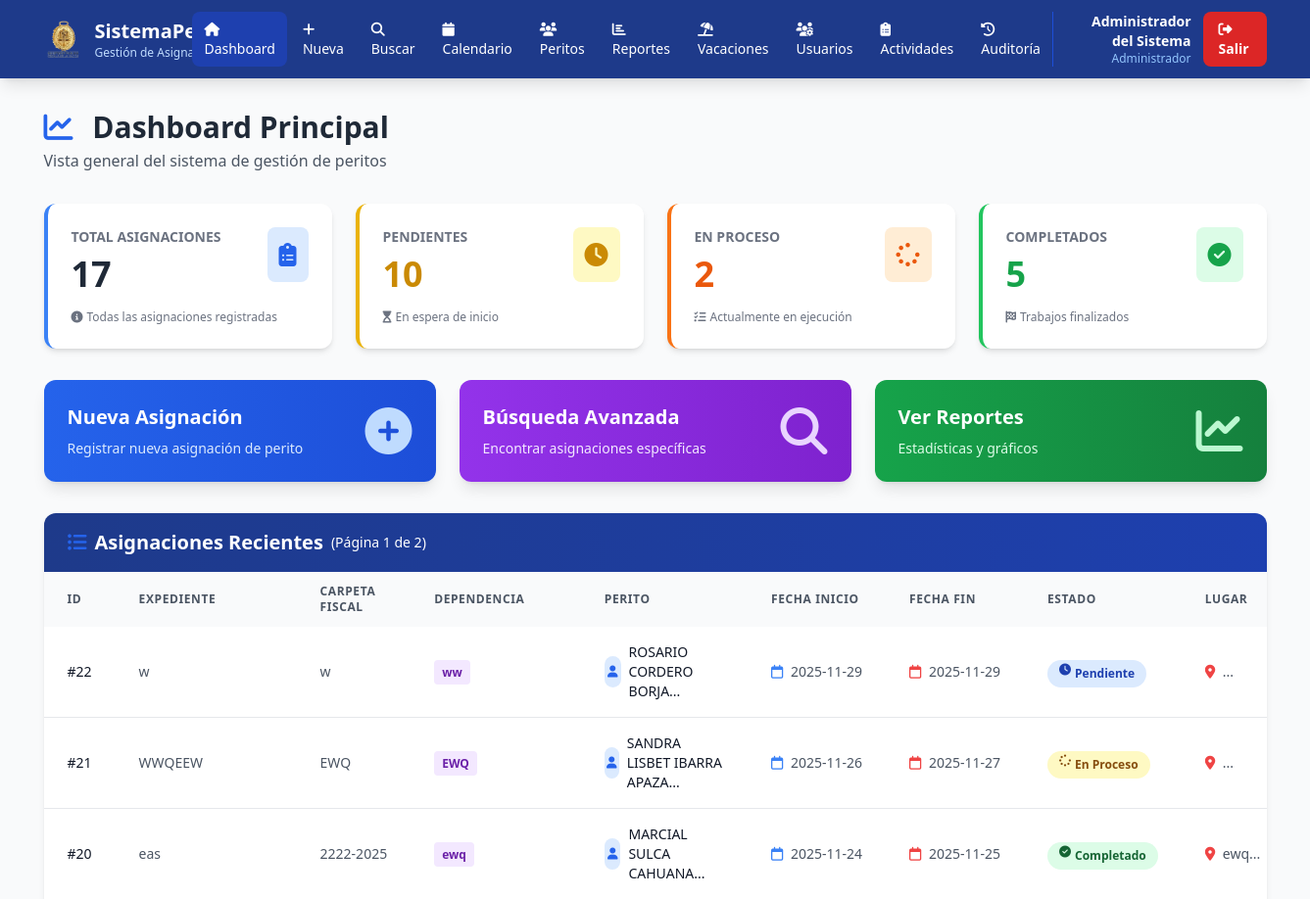
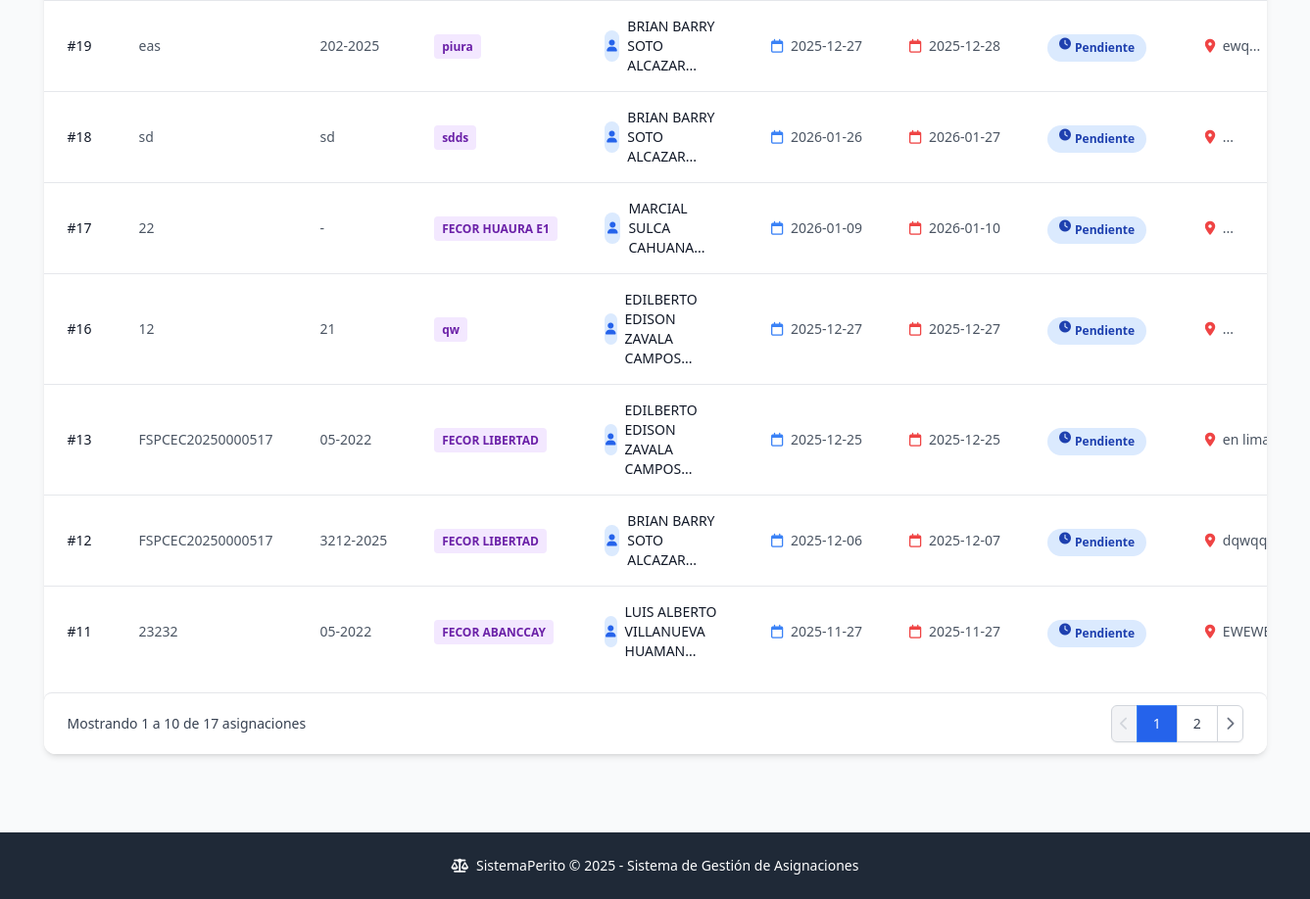
Page / (signed in) on the earlier database version (2 pictures, top to bottom).
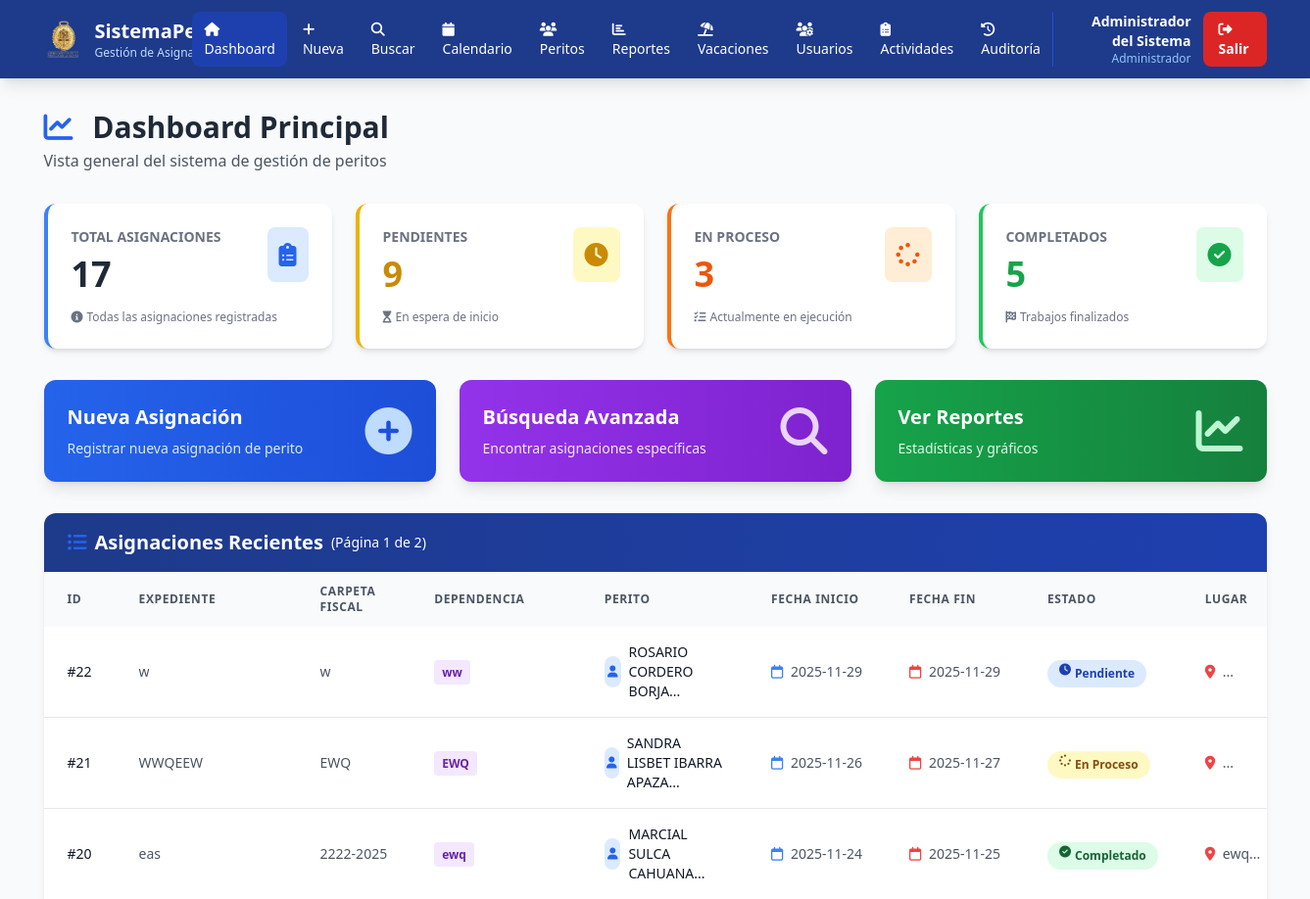
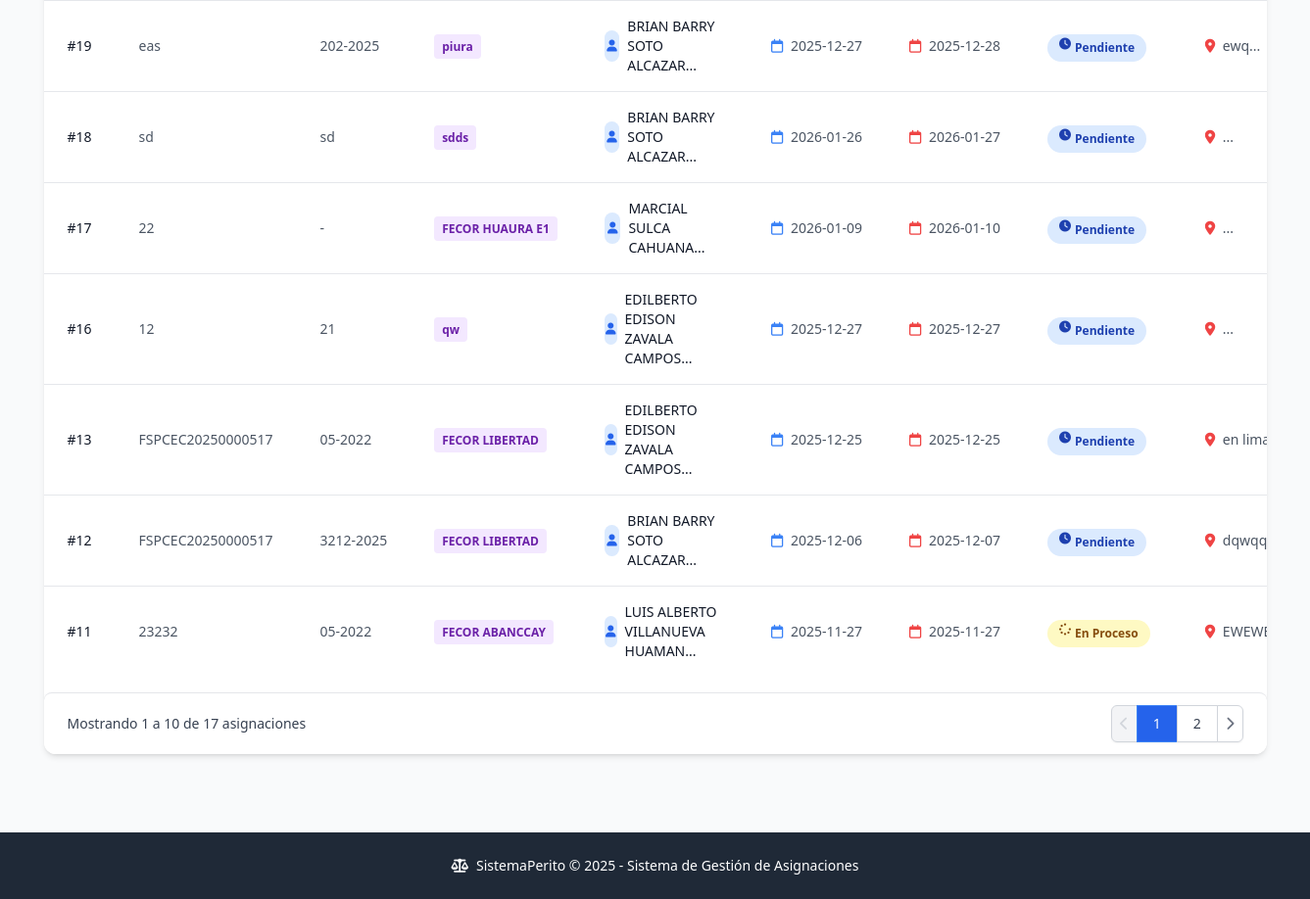
Same page on the later database version (2 pictures, top to bottom).
### tables this page shows
CREATE TABLE asignaciones (
            id INTEGER PRIMARY KEY AUTOINCREMENT,
            hoja_envio TEXT,
            expediente TEXT,
            dependencia TEXT,
            tipo_perito TEXT,
            carpeta_fiscal TEXT,
            observaciones TEXT,
            lugar TEXT,
            fecha_inicio TEXT NOT NULL,
            fecha_fin TEXT NOT NULL,
            perito_asignado TEXT NOT NULL,
            perito_id INTEGER,
            desginacion TEXT,
            oficio_desplazamiento TEXT,
            estado TEXT DEFAULT 'Pendiente',
            fecha_registro TIMESTAMP DEFAULT CURRENT_TIMESTAMP, archivos_adjuntos TEXT, hoja_envio_designacion TEXT, tipo_actividad TEXT, apoyos_tecnicos TEXT, apoyo_tecnico TEXT,
            FOREIGN KEY (perito_id) REFERENCES peritos (id)
        );

CREATE TABLE peritos (
            id INTEGER PRIMARY KEY AUTOINCREMENT,
            nombre_completo TEXT NOT NULL,
            tipo TEXT NOT NULL,
            estado TEXT DEFAULT 'Activo',
            fecha_creacion TIMESTAMP DEFAULT CURRENT_TIMESTAMP
        );

### app.py (the view, shortened to what this page needs)
@app.route('/')
@login_required
def index():
    actualizar_estados_automaticos()
    pagina = request.args.get('pagina', 1, type=int)
    por_pagina = 10
    conn = sqlite3.connect('database.db')
    conn.row_factory = sqlite3.Row
    cursor = conn.cursor()
    perito_id = session.get('perito_id')
    es_admin = session.get('rol') == 'admin'
    tipo_perito = None
    if perito_id and not es_admin:
        cursor.execute('SELECT tipo FROM peritos WHERE id = ?', (perito_id,))
        result = cursor.fetchone()
        if result:
            tipo_perito = result['tipo']
    if es_admin:
        cursor.execute('SELECT COUNT(*) FROM asignaciones WHERE estado != "Cancelado"')
        total_asignaciones = cursor.fetchone()[0]
        cursor.execute('SELECT COUNT(*) FROM asignaciones WHERE estado = "Pendiente"')
        pendientes = cursor.fetchone()[0]
        cursor.execute('SELECT COUNT(*) FROM asignaciones WHERE estado = "En Proceso"')
        en_proceso = cursor.fetchone()[0]
        cursor.execute('SELECT COUNT(*) FROM asignaciones WHERE estado = "Completado"')
        completados = cursor.fetchone()[0]
        cursor.execute('SELECT COUNT(*) FROM asignaciones WHERE estado = "Cancelado"')
        cancelados = cursor.fetchone()[0]
    offset = (pagina - 1) * por_pagina
    if es_admin:
        cursor.execute('''
            SELECT
                a.id, a.hoja_envio, a.expediente, a.dependencia,
                a.tipo_perito, a.tipo_actividad, a.carpeta_fiscal, a.observaciones, a.lugar,
                a.fecha_inicio, a.fecha_fin, a.perito_asignado, a.perito_id,
                a.desginacion, a.oficio_desplazamiento, a.estado, a.fecha_registro,
                p.nombre_completo
            FROM asignaciones a
            LEFT JOIN peritos p ON a.perito_id = p.id
            WHERE a.estado != "Cancelado"
            ORDER BY a.fecha_registro DESC
            LIMIT ? OFFSET ?
        ''', (por_pagina, offset))
    asignaciones_recientes = []
    for row in cursor.fetchall():
        asignaciones_recientes.append({
            'id': row['id'],
            'expediente': row['expediente'],
            'carpeta_fiscal': row['carpeta_fiscal'],
            'dependencia': row['dependencia'],
            'tipo_perito': row['tipo_perito'],
            'tipo_actividad': row['tipo_actividad'],
            'fecha_inicio': row['fecha_inicio'],
            'fecha_fin': row['fecha_fin'],
            'perito': row['nombre_completo'] if row['nombre_completo'] else row['perito_asignado'],
            'estado': row['estado'],
            'lugar': row['lugar']
        })
    total_paginas = (total_asignaciones + por_pagina - 1) // por_pagina if total_asignaciones > 0 else 1
    conn.close()
    return render_template('core/index.html',
                         total=total_asignaciones,
                         pendientes=pendientes,
                         en_proceso=en_proceso,
                         completados=completados,
                         cancelados=cancelados,
                         asignaciones=asignaciones_recientes,
                         pagina_actual=pagina,
                         total_paginas=total_paginas,
                         por_pagina=por_pagina,
                         es_admin=es_admin,
                         tipo_perito=tipo_perito)

### app.py (called while the page is built)
def login_required(f):
    @wraps(f)
    def decorated_function(*args, **kwargs):
        if 'usuario_id' not in session:
            return redirect(url_for('login'))
        return f(*args, **kwargs)
    return decorated_function

def actualizar_estados_automaticos():
    conn = sqlite3.connect('database.db')
    cursor = conn.cursor()
    hoy = datetime.now().date()
    cursor.execute('''
        UPDATE asignaciones
        SET estado = "En Proceso"
        WHERE estado = "Pendiente"
        AND date(fecha_inicio) <= date('now')
        AND date(fecha_fin) >= date('now')
    ''')
    cursor.execute('''
        UPDATE asignaciones
        SET estado = "Completado"
        WHERE estado IN ("Pendiente", "En Proceso")
        AND date(fecha_fin) < date('now')
    ''')
    conn.commit()
    conn.close()

### templates/core/index.html (shortened to what the changed rows need)
<!DOCTYPE html>
<html lang="es">
<head>
    <script src="https://cdn.tailwindcss.com"></script>
    <link rel="stylesheet" href="https://cdnjs.cloudflare.com/ajax/libs/font-awesome/6.4.0/css/all.min.css">
</head>
<body class="bg-gray-50">
    <nav class="bg-blue-900 text-white shadow-lg">
        <div class="container mx-auto px-4">
            <div class="flex justify-between items-center py-3">
                <div class="flex items-center space-x-3">
                    <div class="hidden md:block">
                        <h1 class="text-xl font-bold">SistemaPerito</h1>
                    </div>
                </div>
            </div>
        </div>
    </nav>
    <div class="container mx-auto px-4 py-8">
        <div class="mb-8">
            <h2 class="text-3xl font-bold text-gray-800">
                <i class="fas fa-chart-line text-blue-600 mr-3"></i>
                {% if session.rol == 'admin' %}
                Dashboard Principal
                {% else %}
                Mis Asignaciones
                {% endif %}
            </h2>
        </div>
        <div class="grid grid-cols-1 md:grid-cols-2 lg:grid-cols-4 gap-6 mb-8">
            <div class="stat-card bg-white rounded-xl shadow-md p-6 border-l-4 border-yellow-500 fade-in" style="animation-delay: 0.1s">
                <div class="flex justify-between items-start">
                    <div>
                        <p class="text-gray-500 text-sm font-semibold uppercase">Pendientes</p>
                        <p class="text-4xl font-bold text-yellow-600 mt-2">{{ pendientes }}</p>
                    </div>
                </div>
            </div>
            <div class="stat-card bg-white rounded-xl shadow-md p-6 border-l-4 border-orange-500 fade-in" style="animation-delay: 0.2s">
                <div class="flex justify-between items-start">
                    <div>
                        <p class="text-gray-500 text-sm font-semibold uppercase">En Proceso</p>
                        <p class="text-4xl font-bold text-orange-600 mt-2">{{ en_proceso }}</p>
                    </div>
                </div>
            </div>
        </div>
        <div class="bg-white rounded-xl shadow-md overflow-hidden fade-in" style="animation-delay: 0.4s">
            <div class="bg-gradient-to-r from-blue-900 to-blue-800 px-6 py-4"">
                <h2 class="text-xl font-bold text-white flex items-center">
                    <i class="fas fa-list-ul mr-2 text-blue-600"></i>
                    Asignaciones Recientes
                    <span class="text-sm font-normal text-white-500 ml-2">
                        (Página {{ pagina_actual }} de {{ total_paginas }})
                    </span>
                </h2>
            </div>
            <div class="overflow-x-auto">
                <table class="w-full">
                    <thead class="bg-gray-50">
                        <tr>
                            <th class="px-6 py-3 text-left text-xs font-semibold text-gray-600 uppercase tracking-wider">ID</th>
                            <th class="px-6 py-3 text-left text-xs font-semibold text-gray-600 uppercase tracking-wider">Expediente</th>
                            <th class="px-6 py-3 text-left text-xs font-semibold text-gray-600 uppercase tracking-wider">Carpeta Fiscal</th>
                            <th class="px-6 py-3 text-left text-xs font-semibold text-gray-600 uppercase tracking-wider">Dependencia</th>
                            <th class="px-6 py-3 text-left text-xs font-semibold text-gray-600 uppercase tracking-wider">Perito</th>
                            <th class="px-6 py-3 text-left text-xs font-semibold text-gray-600 uppercase tracking-wider">Fecha Inicio</th>
                            <th class="px-6 py-3 text-left text-xs font-semibold text-gray-600 uppercase tracking-wider">Fecha Fin</th>
                            <th class="px-6 py-3 text-left text-xs font-semibold text-gray-600 uppercase tracking-wider">Estado</th>
                            <th class="px-6 py-3 text-left text-xs font-semibold text-gray-600 uppercase tracking-wider">Lugar</th>
                        </tr>
                    </thead>
                    <tbody class="divide-y divide-gray-200">
                        {% if asignaciones %}
                            {% for asignacion in asignaciones %}
                            <tr class="hover:bg-gray-50 transition">
                                <td class="px-6 py-4 whitespace-nowrap text-sm font-medium text-gray-900">
                                    #{{ asignacion.id }}
                                </td>
                                <td class="px-6 py-4 whitespace-nowrap text-sm text-gray-600">
                                    {{ asignacion.expediente or '-' }}
                                </td>
                                <td class="px-6 py-4 whitespace-nowrap text-sm text-gray-600">
                                    {{ asignacion.carpeta_fiscal or '-' }}
                                </td>
                                 <td class="px-6 py-4 whitespace-nowrap text-sm text-gray-600">
                                    <span class="px-2 py-1 bg-purple-100 text-purple-800 rounded text-xs font-semibold">
                                        {{ asignacion.dependencia or 'Sin dependencia' }}
                                    </span>
                                </td>
                                <td class="px-6 py-4 text-sm text-gray-900">
                                    <div class="flex items-center">
                                        <div class="w-8 h-8 bg-blue-100 rounded-full flex items-center justify-center mr-2">
                                            <i class="fas fa-user text-blue-600 text-xs"></i>
                                        </div>
                                        <span class="font-medium">{{ asignacion.perito[:30] }}...</span>
                                    </div>
                                </td>
                                <td class="px-6 py-4 whitespace-nowrap text-sm text-gray-600">
                                    <i class="far fa-calendar text-blue-500 mr-1"></i>
                                    {{ asignacion.fecha_inicio }}
                                </td>
                                <td class="px-6 py-4 whitespace-nowrap text-sm text-gray-600">
                                    <i class="far fa-calendar text-red-500 mr-1"></i>
                                    {{ asignacion.fecha_fin }}
                                </td>
                                <td class="px-6 py-4 whitespace-nowrap">
                                    {% if asignacion.estado == 'Completado' %}
                                        <span class="px-3 py-1 inline-flex text-xs leading-5 font-semibold rounded-full bg-green-100 text-green-800">
                                            <i class="fas fa-check-circle mr-1"></i>Completado
                                        </span>
                                    {% elif asignacion.estado == 'En Proceso' %}
                                        <span class="px-3 py-1 inline-flex text-xs leading-5 font-semibold rounded-full bg-yellow-100 text-yellow-800">
                                            <i class="fas fa-spinner mr-1"></i>En Proceso
                                        </span>
                                    {% elif asignacion.estado == 'Pendiente' %}
                                        <span class="px-3 py-1 inline-flex text-xs leading-5 font-semibold rounded-full bg-blue-100 text-blue-800">
                                            <i class="fas fa-clock mr-1"></i>Pendiente
                                        </span>
                                    {% else %}
                                        <span class="px-3 py-1 inline-flex text-xs leading-5 font-semibold rounded-full bg-gray-100 text-gray-800">
                                            {{ asignacion.estado }}
                                        </span>
                                    {% endif %}
                                </td>
                                <td class="px-6 py-4 text-sm text-gray-600">
                                    <div class="max-w-xs truncate" title="{{ asignacion.lugar }}">
                                        <i class="fas fa-map-marker-alt text-red-500 mr-1"></i>
                                        {{ asignacion.lugar[:30] }}...
                                    </div>
                                </td>
                            </tr>
                            {% endfor %}
                        {% endif %}
                    </tbody>
                </table>
            </div>
        </div>
    </div>
</body>
</html>

Differences in the rows shown:
changed asignaciones "EWEWEW": estado "Pendiente" → "En Proceso"
Other differences:
{{ pendientes }}: "10" → "9"
{{ en_proceso }}: "2" → "3"
